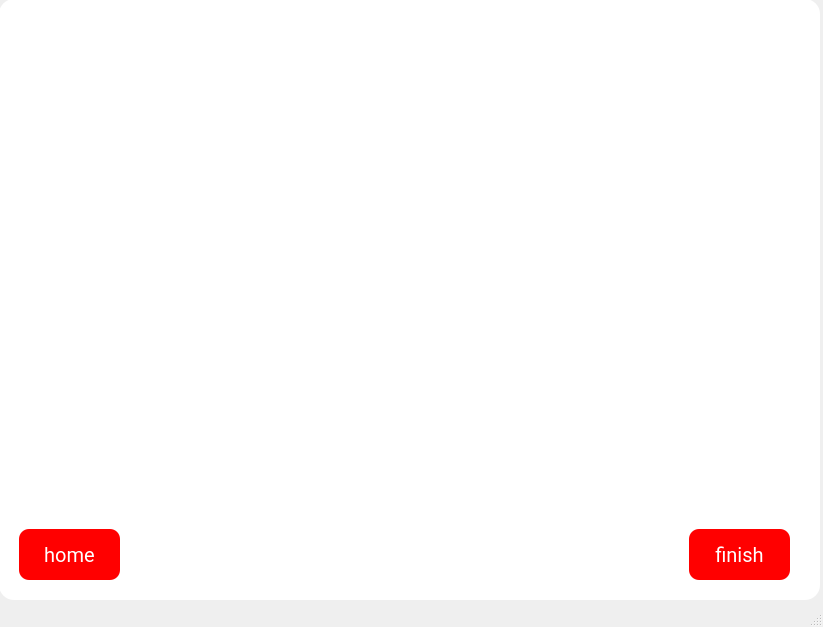
<?xml version="1.0" encoding="UTF-8"?>
<ui version="4.0">
 <class>finish</class>
 <widget class="QMainWindow" name="finish">
  <property name="geometry">
   <rect>
    <x>0</x>
    <y>0</y>
    <width>823</width>
    <height>627</height>
   </rect>
  </property>
  <property name="windowTitle">
   <string>MainWindow</string>
  </property>
  <widget class="QWidget" name="centralwidget">
   <widget class="QFrame" name="frame">
    <property name="geometry">
     <rect>
      <x>-1</x>
      <y>-1</y>
      <width>821</width>
      <height>601</height>
     </rect>
    </property>
    <property name="styleSheet">
     <string notr="true">background-color: rgb(255, 255, 255);
border-radius:15px;</string>
    </property>
    <property name="frameShape">
     <enum>QFrame::StyledPanel</enum>
    </property>
    <property name="frameShadow">
     <enum>QFrame::Raised</enum>
    </property>
    <widget class="QLabel" name="label">
     <property name="geometry">
      <rect>
       <x>150</x>
       <y>-10</y>
       <width>481</width>
       <height>481</height>
      </rect>
     </property>
     <property name="text">
      <string/>
     </property>
     <property name="pixmap">
      <pixmap>../Pictures/Done-bro.svg</pixmap>
     </property>
    </widget>
    <widget class="QPushButton" name="Exit">
     <property name="geometry">
      <rect>
       <x>690</x>
       <y>530</y>
       <width>101</width>
       <height>51</height>
      </rect>
     </property>
     <property name="font">
      <font>
       <family>Roboto</family>
       <pointsize>15</pointsize>
      </font>
     </property>
     <property name="cursor">
      <cursorShape>PointingHandCursor</cursorShape>
     </property>
     <property name="toolTip">
      <string>exit</string>
     </property>
     <property name="styleSheet">
      <string notr="true">color: rgb(255, 255, 255);
background-color: rgb(255, 0, 0);
border-radius:10px;</string>
     </property>
     <property name="text">
      <string>finish</string>
     </property>
    </widget>
    <widget class="QPushButton" name="back">
     <property name="geometry">
      <rect>
       <x>20</x>
       <y>530</y>
       <width>101</width>
       <height>51</height>
      </rect>
     </property>
     <property name="font">
      <font>
       <family>Roboto</family>
       <pointsize>15</pointsize>
      </font>
     </property>
     <property name="cursor">
      <cursorShape>PointingHandCursor</cursorShape>
     </property>
     <property name="toolTip">
      <string>back home</string>
     </property>
     <property name="styleSheet">
      <string notr="true">color: rgb(255, 255, 255);
background-color: rgb(255, 0, 0);
border-radius:10px;</string>
     </property>
     <property name="text">
      <string>home</string>
     </property>
    </widget>
   </widget>
  </widget>
  <widget class="QStatusBar" name="statusbar"/>
 </widget>
 <resources/>
 <connections>
  <connection>
   <sender>Exit</sender>
   <signal>clicked()</signal>
   <receiver>finish</receiver>
   <slot>close()</slot>
   <hints>
    <hint type="sourcelabel">
     <x>739</x>
     <y>554</y>
    </hint>
    <hint type="destinationlabel">
     <x>408</x>
     <y>308</y>
    </hint>
   </hints>
  </connection>
 </connections>
</ui>
